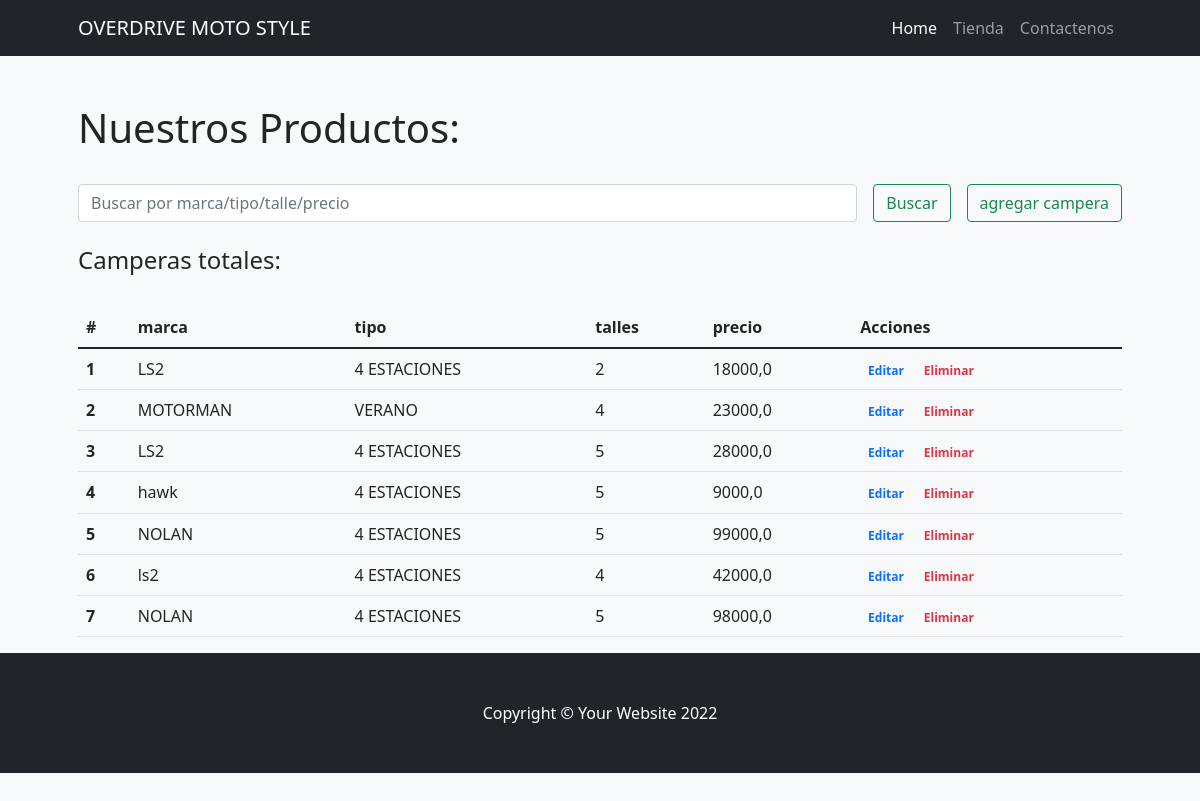
Screenshot of /tiendaapp/camperas/ with the database file from the repository.
### tiendaapp/models.py (models this page shows)
class campera(models.Model):
    marca = models.CharField("Marca", max_length=30)
    tipo = models.CharField("Tipo", max_length=30)
    TALLES= (
    (1, "XS"),
    (2, "S"),
    (3, "M"),
    (4, "L" ),
    (5, "XL"),
    (6, "XXL"),
    )
    talle = models.PositiveSmallIntegerField("Talle", choices=TALLES)
    precio = models.FloatField ("Precio $")

### tiendaapp/views.py (the view, shortened to what this page needs)
# urls.py: path('camperas/', camperas, name = 'camperas'),
def camperas (request):
    camperas = campera.objects.all()
    return render(request, 'tiendaapp/camperas.html', {"camperas":camperas, "search":False})

### tiendaapp/templates/tiendaapp/camperas.html (shortened to what this page needs)
{% extends 'tiendaapp/base.html' %}
{% load static %}
{% block contenidoPagina %}
<section class="bg-light py-5">
    <div class="container px-5">
        <h1>Nuestros Productos:</h1>
        <br>
        <div class="row gx-5 justify-content-center">
            <div class="col-lg-12">
                <form class="d-flex my-2 my-lg-0" action="" method="post">
                    <input class="flex-grow-0 form-control mr-sm-2" type="search" name="search" placeholder="Buscar por marca/tipo/talle/precio" aria-label="Search">
                    <button class="btn btn-outline-success text-nowrap ms-3 my-2 my-sm-0" type="submit">  Buscar</button>
                    <a class="btn btn-outline-success text-nowrap ms-3 my-2 my-sm-0" href="{% url 'crear_campera' %}">  agregar campera</a>
                </form>
            </div>
        </div>
        <br>
        <h4>Camperas
            {% if search %}
                para "{{busqueda}}":
            {% else %}
                totales:
            {% endif %}
        </h4>
        <br>
        <div class="row gx-5 justify-content-center">
            <div class="col-lg-20 table-responsive">
                <table class="table table-theme">
                    <thead>
                        <tr>
                            <th scope="col">#</th>
                            <th scope="col">marca</th>
                            <th scope="col">tipo</th>
                            <th scope="col">talles</th>
                            <th scope="col">precio</th>
                            <th scope="col">Acciones</th>
                        </tr>
                    </thead>
                    <tbody>
                        {% for campera in camperas %}
                            <tr>
                                <th scope="row">{{forloop.counter}}</th>
                                <td>{{campera.marca}}</td>
                                <td>{{campera.tipo}}</td>
                                <td>{{campera.talle}}</td>
                                <td>{{campera.precio}}</td>
                                <td>
                                    <a href="{% url 'editar_campera' campera.id %}" class="text-primary badge badge-primary text-decoration-none">  Editar</a>
                                    <a href="{% url 'eliminar_campera' campera.id %}" class="text-danger badge badge-danger text-decoration-none">  Eliminar</a>
                                </td>
                            </tr>
                        {% endfor %}
                    </tbody>
                </table>
            </div>
        </div>
    </div>
{% endblock %}

### tiendaapp/templates/tiendaapp/base.html (shortened to what this page needs)
{% load static %}
<!DOCTYPE html>
<html lang="es-la">
    <head>
        <link href="{% static 'css/styles.css'%}" rel="stylesheet" />
    </head>
    <body>
        <nav class="navbar navbar-expand-lg navbar-dark bg-dark">
            <div class="container px-5">
                <a class="navbar-brand" href="{% url 'index' %}">OVERDRIVE MOTO STYLE</a>
               <div class="collapse navbar-collapse" id="navbarSupportedContent">
                    <ul class="navbar-nav ms-auto mb-2 mb-lg-0">
                        <li class="nav-item"><a class="nav-link active" aria-current="page" href="{% url 'index' %}">Home</a></li>
                        <li class="nav-item"><a class="nav-link" href="{% url 'tienda'%}">Tienda</a></li>
                        <li class="nav-item"><a class="nav-link" href="#!">Contactenos</a></li>
                    </ul>
                </div>
            </div>
        </nav>
        {% block contenidoPagina %}
        {% endblock %}
        <footer class="py-5 bg-dark">
            <div class="container px-4 px-lg-5"><p class="m-0 text-center text-white">Copyright &copy; Your Website 2022</p></div>
        </footer>
    </body>
</html>

### rows the page displays
campera: marca "LS2", tipo "4 ESTACIONES", talle "2", precio "18000,0"
campera: marca "MOTORMAN", tipo "VERANO", talle "4", precio "23000,0"
campera: marca "LS2", tipo "4 ESTACIONES", talle "5", precio "28000,0"
campera: marca "hawk", tipo "4 ESTACIONES", talle "5", precio "9000,0"
campera: marca "NOLAN", tipo "4 ESTACIONES", talle "5", precio "99000,0"
campera: marca "ls2", tipo "4 ESTACIONES", talle "4", precio "42000,0"
campera: marca "NOLAN", tipo "4 ESTACIONES", talle "5", precio "98000,0"
